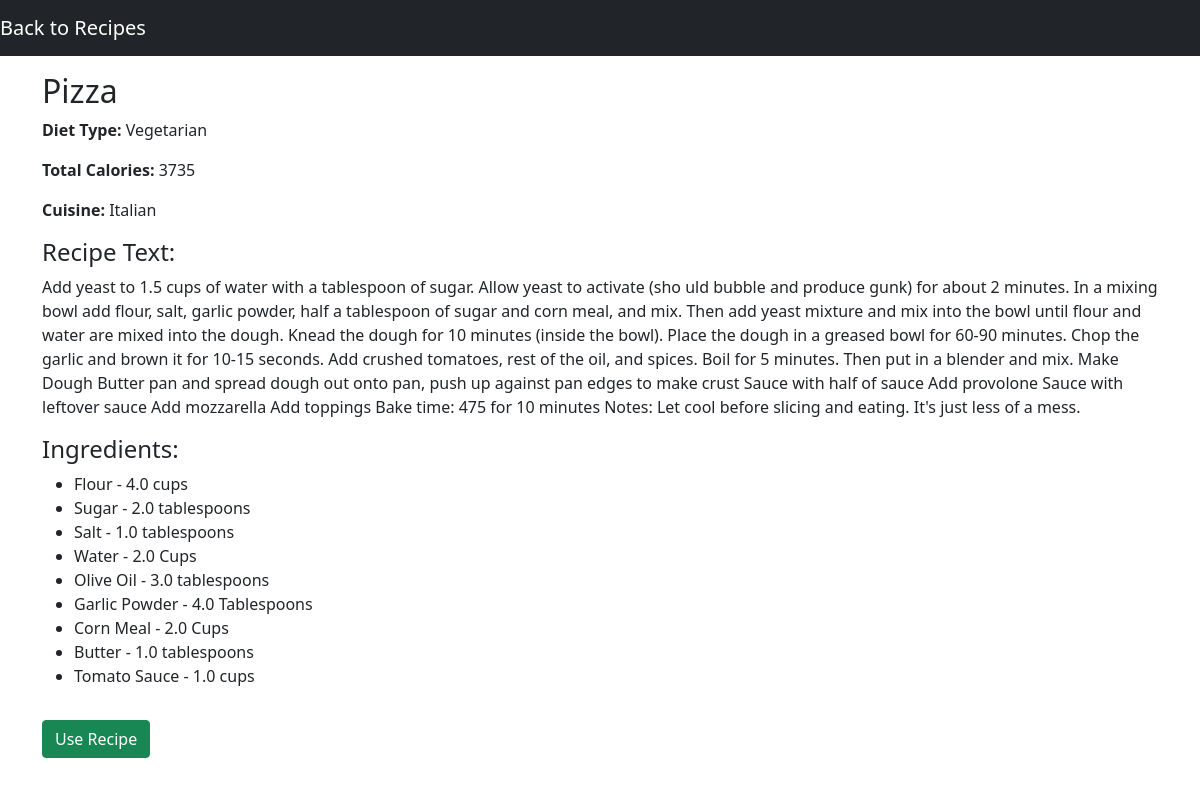
The app's page /recipes/view/1 with its own data.
### main.py (models this page shows, shortened)
class Recipe(db.Model):
    id = db.Column(db.Integer, primary_key=True)
    name = db.Column(db.String(100), nullable=False)
    diet_type = db.Column(db.String(50))
    total_calories = db.Column(db.Integer)
    cuisine = db.Column(db.String(50))
    text = db.Column(db.String(1000))
    ingredients = db.relationship('RecipeIngredient', back_populates='recipe')

class RecipeIngredient(db.Model):
    recipe_id = db.Column(db.Integer, db.ForeignKey('recipe.id'), primary_key=True)
    ingredient_id = db.Column(db.Integer, db.ForeignKey('ingredient.id'), primary_key=True)
    quantity_required = db.Column(db.Float)
    ingredient = db.relationship('Ingredient', back_populates='recipes')
    recipe = db.relationship('Recipe', back_populates='ingredients')

class Ingredient(db.Model):
    id = db.Column(db.Integer, primary_key=True, autoincrement=True)
    name = db.Column(db.String(100), nullable=False)
    quantity = db.Column(db.Integer, nullable=False)
    unit = db.Column(db.String(20), nullable=False)
    calories = db.Column(db.Integer, nullable=False)
    recipes = db.relationship('RecipeIngredient', back_populates='ingredient')

### main.py (the view, shortened to what this page needs)
@app.route('/recipes/view/<int:recipe_id>', methods=['GET', 'POST'])
def view_recipe(recipe_id):
    recipe = Recipe.query.get(recipe_id)
    if not recipe:
        flash('Recipe not found', 'alert-danger')
        return redirect('/recipes/search')
    def consume_recipe(recipe):
        for recipe_ingredient in recipe.ingredients:
            ingredient = recipe_ingredient.ingredient
            quantity_required = recipe_ingredient.quantity_required
            if ingredient.quantity < quantity_required:
                return False, f"Not enough {ingredient.name} to use this recipe"
            ingredient.quantity -= quantity_required
            db.session.commit()
        return True, "Recipe used successfully"
    return render_template('view_recipe.html', recipe=recipe)

### templates/view_recipe.html (shortened to what this page needs)
<!DOCTYPE html>
<html lang="en">
<head>
    <link href="https://cdn.jsdelivr.net/npm/bootstrap@5.0.0-beta1/dist/css/bootstrap.min.css" rel="stylesheet"
>
</head>
<body>
    <nav class="navbar navbar-dark bg-dark">
        <a class="navbar-brand" href="/recipes/search">Back to Recipes</a>
    </nav>
    <div class="container mt-3">
        <h2>{{ recipe.name }}</h2>
        <p><strong>Diet Type:</strong> {{ recipe.diet_type }}</p>
        <p><strong>Total Calories:</strong> {{ recipe.total_calories }}</p>
        <p><strong>Cuisine:</strong> {{ recipe.cuisine }}</p>
        <h4>Recipe Text:</h4>
        <p>{{ recipe.text }}</p>
        <h4>Ingredients:</h4>
        <ul>
            {% for recipe_ingredient in recipe.ingredients %}
            <li>{{ recipe_ingredient.ingredient.name }} - {{ recipe_ingredient.quantity_required }} {{ recipe_ingredient.ingredient.unit }}</li>
            {% endfor %}
        </ul>
        <form method="post" action="/recipes/view/{{ recipe.id }}">
            <button type="submit" class="btn btn-success mt-3">Use Recipe</button>
        </form>
    </div>
</body>
</html>

### templates/view_recipe.html (style rules this page uses)
body { background-repeat: no-repeat; background-attachment: fixed; background-size: cover; background-position: center; }

### records on screen
Recipe: name "Pizza", diet_type "Vegetarian", total_calories "3735", cuisine "Italian", text "Add yeast to 1.5 cups of water with a tablespoon of sugar. Allow yeast to activate (sho uld bubble and produce gunk) for about 2 minutes. In a mixing bowl add flour, salt, garlic powder, half a tablespoon of sugar and corn meal, and mix. Then add yeast mixture and mix into the bowl until flour and water are mixed into the dough. Knead the dough for 10 minutes (inside the bowl). Place the dough in a greased bowl for 60-90 minutes. Chop the garlic and brown it for 10-15 seconds. Add crushed tomatoes, rest of the oil, and spices. Boil for 5 minutes. Then put in a blender and mix. Make Dough Butter pan and spread dough out onto pan, push up against pan edges to make crust Sauce with half of…"
RecipeIngredient: ingredient.name "Flour", quantity_required "4.0", ingredient.unit "cups"
RecipeIngredient: ingredient.name "Sugar", quantity_required "2.0", ingredient.unit "tablespoons"
RecipeIngredient: ingredient.name "Salt", quantity_required "1.0", ingredient.unit "tablespoons"
RecipeIngredient: ingredient.name "Water", quantity_required "2.0", ingredient.unit "Cups"
RecipeIngredient: ingredient.name "Olive Oil", quantity_required "3.0", ingredient.unit "tablespoons"
RecipeIngredient: ingredient.name "Garlic Powder", quantity_required "4.0", ingredient.unit "Tablespoons"
RecipeIngredient: ingredient.name "Corn Meal", quantity_required "2.0", ingredient.unit "Cups"
RecipeIngredient: ingredient.name "Butter", quantity_required "1.0", ingredient.unit "tablespoons"
RecipeIngredient: ingredient.name "Tomato Sauce", quantity_required "1.0", ingredient.unit "cups"
